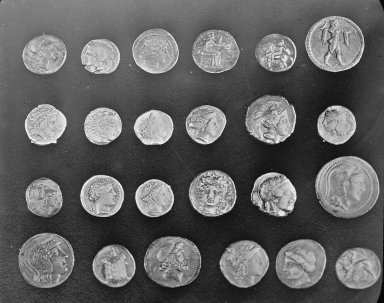
#> input picture skimage.data.coins(), 384 x 303 px
$ jupyter execute --allow-errors image_processing.ipynb
#> lines starting #> are read from the running program, lines starting #| are printed output that depends on the picture
[cell 1]
from skimage import data, filters
import matplotlib.pyplot as plt

image = data.coins() # Loads a sample image (coins)
#> image is the input picture: shape (303, 384); min 1, max 252, mean 96.9
edges = filters.sobel(image)
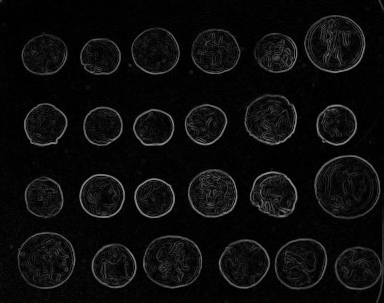
#> edges: shape (303, 384) float64; min 0, max 0.59, mean 0.0492


plt.imshow(edges, cmap='gray')
plt.axis('off')
plt.show()

[cell 2]
import cv2
import matplotlib.pyplot as plt
import numpy as np

# --- REMOVE OR COMMENT OUT THESE LINES ---
# # Create a dummy image for testing
#img = np.zeros((100, 100, 3), dtype=np.uint8)
#cv2.imwrite('dummy_image.jpg', img)
# ------------------------------------------

# Load your actual Moon image
# Make sure 'image.jpeg' (or .jpg) is in the same directory as your script
img = cv2.imread('image.jpeg') # <--- CHANGE THIS LINE
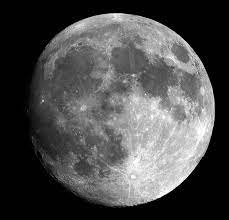
#> input picture week11/image.jpeg, 229 x 220 px
#> img is the input picture: shape (220, 229, 3); min 0, max 255, mean 76.4

if img is not None:
    # Convert the loaded image to grayscale
    gray_img = cv2.cvtColor(img, cv2.COLOR_BGR2GRAY)

    # Display the grayscale image
    plt.imshow(gray_img, cmap='gray')
    plt.axis('off')
    plt.show()
else:
    print("Error: Moon image not loaded. Please check the file path and name (e.g., 'moon.jpeg').")

flipped = cv2.flip(img, 1)  # Horizontal flip
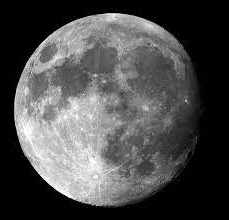
#> flipped: shape (220, 229, 3); min 0, max 255, mean 76.4
plt.imshow(cv2.cvtColor(flipped, cv2.COLOR_BGR2RGB))
plt.title("Flipped Image")
plt.axis('off')
plt.show()
